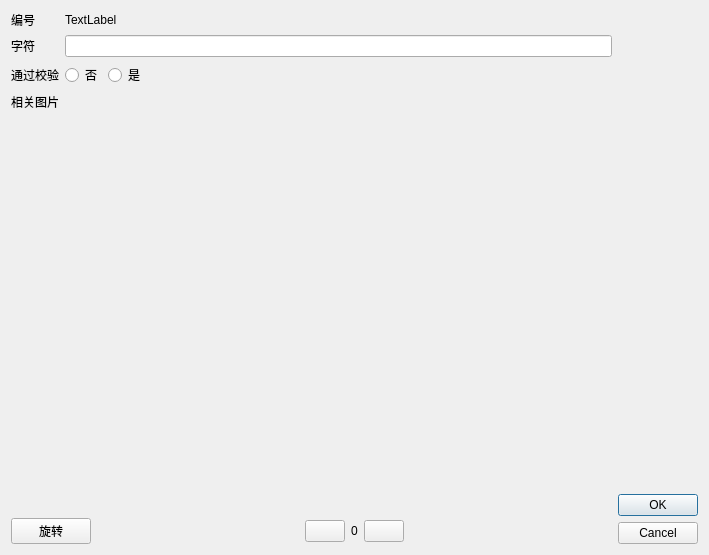
<?xml version="1.0" encoding="UTF-8"?>
<ui version="4.0">
 <class>CharDialog</class>
 <widget class="QDialog" name="CharDialog">
  <property name="geometry">
   <rect>
    <x>0</x>
    <y>0</y>
    <width>709</width>
    <height>555</height>
   </rect>
  </property>
  <property name="windowTitle">
   <string>字符校验</string>
  </property>
  <layout class="QHBoxLayout" name="horizontalLayout_3">
   <item>
    <layout class="QVBoxLayout" name="verticalLayout_2">
     <item>
      <layout class="QGridLayout" name="gridLayout">
       <item row="0" column="0">
        <widget class="QLabel" name="label_2">
         <property name="text">
          <string>编号</string>
         </property>
        </widget>
       </item>
       <item row="0" column="1">
        <widget class="QLabel" name="lab_number">
         <property name="text">
          <string>TextLabel</string>
         </property>
        </widget>
       </item>
       <item row="1" column="0">
        <widget class="QLabel" name="label">
         <property name="text">
          <string>字符</string>
         </property>
        </widget>
       </item>
       <item row="1" column="1">
        <widget class="QLineEdit" name="lineEdit_char"/>
       </item>
       <item row="2" column="0">
        <widget class="QLabel" name="lab_check">
         <property name="text">
          <string>通过校验</string>
         </property>
        </widget>
       </item>
       <item row="2" column="1">
        <layout class="QHBoxLayout" name="horizontalLayout">
         <item>
          <widget class="QRadioButton" name="rbt_no">
           <property name="text">
            <string>否</string>
           </property>
          </widget>
         </item>
         <item>
          <widget class="QRadioButton" name="rbt_yes">
           <property name="text">
            <string>是</string>
           </property>
          </widget>
         </item>
         <item>
          <spacer name="horizontalSpacer_3">
           <property name="orientation">
            <enum>Qt::Horizontal</enum>
           </property>
           <property name="sizeHint" stdset="0">
            <size>
             <width>40</width>
             <height>1</height>
            </size>
           </property>
          </spacer>
         </item>
        </layout>
       </item>
      </layout>
     </item>
     <item>
      <layout class="QVBoxLayout" name="verticalLayout">
       <item>
        <widget class="QLabel" name="label_4">
         <property name="text">
          <string>相关图片</string>
         </property>
        </widget>
       </item>
       <item>
        <widget class="QLabel" name="lab_pic">
         <property name="sizePolicy">
          <sizepolicy hsizetype="Expanding" vsizetype="Expanding">
           <horstretch>0</horstretch>
           <verstretch>0</verstretch>
          </sizepolicy>
         </property>
         <property name="text">
          <string/>
         </property>
        </widget>
       </item>
       <item>
        <layout class="QHBoxLayout" name="horizontalLayout_2">
         <item>
          <widget class="QPushButton" name="pbt_revloe">
           <property name="text">
            <string>旋转</string>
           </property>
          </widget>
         </item>
         <item>
          <spacer name="horizontalSpacer">
           <property name="orientation">
            <enum>Qt::Horizontal</enum>
           </property>
           <property name="sizeHint" stdset="0">
            <size>
             <width>40</width>
             <height>20</height>
            </size>
           </property>
          </spacer>
         </item>
         <item>
          <widget class="QPushButton" name="pbt_pre">
           <property name="text">
            <string/>
           </property>
           <property name="icon">
            <iconset resource="resource.qrc">
             <normaloff>:/image/arrow_left.png</normaloff>:/image/arrow_left.png</iconset>
           </property>
          </widget>
         </item>
         <item>
          <widget class="QLabel" name="lab_page">
           <property name="text">
            <string>0</string>
           </property>
          </widget>
         </item>
         <item>
          <widget class="QPushButton" name="pbt_next">
           <property name="text">
            <string/>
           </property>
           <property name="icon">
            <iconset resource="resource.qrc">
             <normaloff>:/image/arrow_right.png</normaloff>:/image/arrow_right.png</iconset>
           </property>
          </widget>
         </item>
         <item>
          <spacer name="horizontalSpacer_2">
           <property name="orientation">
            <enum>Qt::Horizontal</enum>
           </property>
           <property name="sizeHint" stdset="0">
            <size>
             <width>40</width>
             <height>20</height>
            </size>
           </property>
          </spacer>
         </item>
        </layout>
       </item>
      </layout>
     </item>
    </layout>
   </item>
   <item>
    <layout class="QVBoxLayout" name="verticalLayout_3">
     <item>
      <spacer name="verticalSpacer">
       <property name="orientation">
        <enum>Qt::Vertical</enum>
       </property>
       <property name="sizeHint" stdset="0">
        <size>
         <width>20</width>
         <height>40</height>
        </size>
       </property>
      </spacer>
     </item>
     <item>
      <widget class="QDialogButtonBox" name="buttonBox">
       <property name="sizePolicy">
        <sizepolicy hsizetype="Fixed" vsizetype="Fixed">
         <horstretch>0</horstretch>
         <verstretch>0</verstretch>
        </sizepolicy>
       </property>
       <property name="orientation">
        <enum>Qt::Vertical</enum>
       </property>
       <property name="standardButtons">
        <set>QDialogButtonBox::Cancel|QDialogButtonBox::Ok</set>
       </property>
      </widget>
     </item>
    </layout>
   </item>
  </layout>
 </widget>
 <resources>
  <include location="resource.qrc"/>
 </resources>
 <connections>
  <connection>
   <sender>buttonBox</sender>
   <signal>accepted()</signal>
   <receiver>CharDialog</receiver>
   <slot>accept()</slot>
   <hints>
    <hint type="sourcelabel">
     <x>248</x>
     <y>254</y>
    </hint>
    <hint type="destinationlabel">
     <x>157</x>
     <y>274</y>
    </hint>
   </hints>
  </connection>
  <connection>
   <sender>buttonBox</sender>
   <signal>rejected()</signal>
   <receiver>CharDialog</receiver>
   <slot>reject()</slot>
   <hints>
    <hint type="sourcelabel">
     <x>316</x>
     <y>260</y>
    </hint>
    <hint type="destinationlabel">
     <x>286</x>
     <y>274</y>
    </hint>
   </hints>
  </connection>
 </connections>
</ui>
